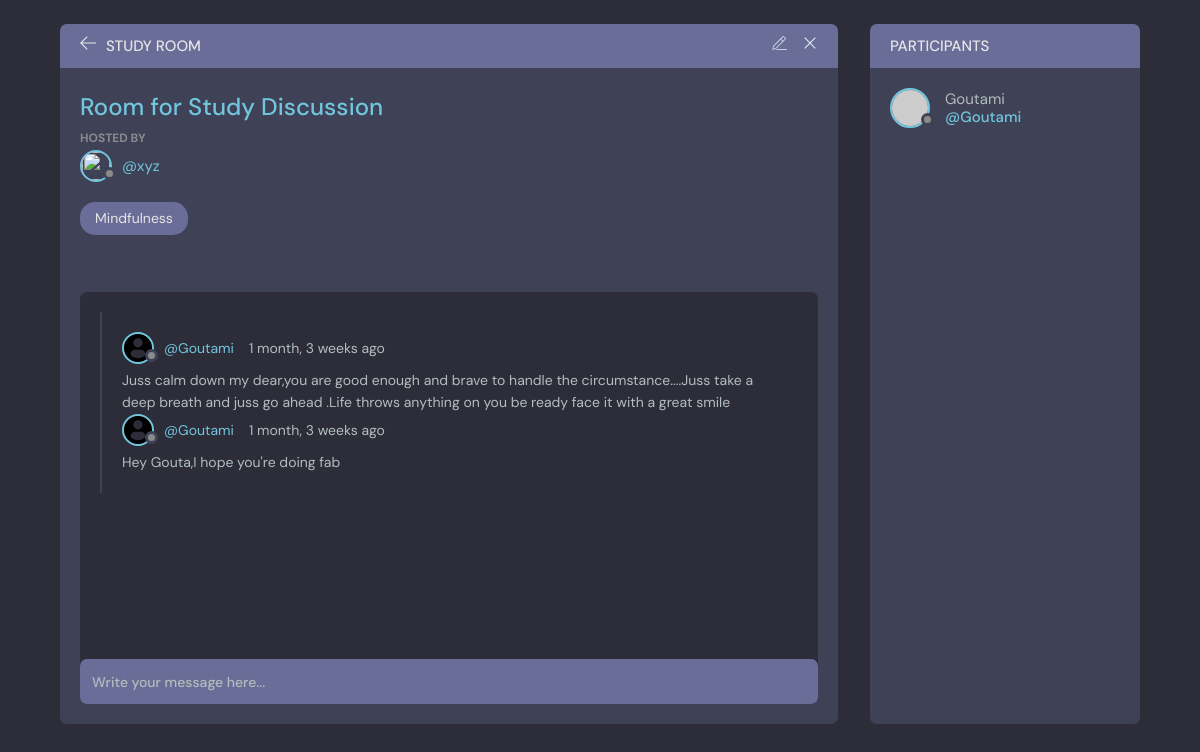
The page /room/9/ on the database as committed earlier.
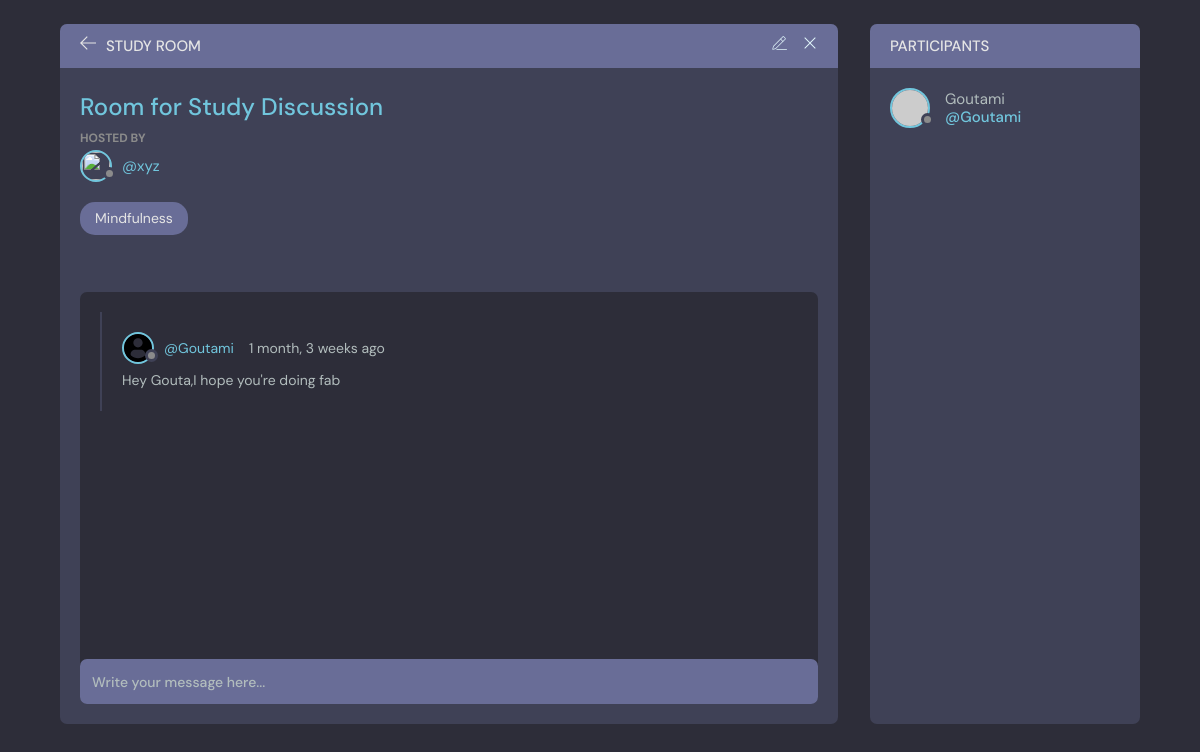
The same page on the database as committed later.
### App/models.py (models this page shows, shortened)
class Message(models.Model):
    user=models.ForeignKey(User,on_delete=models.SET_NULL,null=True)
    room=models.ForeignKey(Room,on_delete=models.SET_NULL,null=True)
    body=models.TextField()
    updated=models.DateTimeField(auto_now=True)
    created=models.DateTimeField(auto_now_add=True)
    class Meta:
        ordering=['-updated','-created']

### App/views.py (the view, shortened to what this page needs)
# urls.py: path('room/<str:pk>/',views.room,name='room'),
def room(request,pk):
    room=Room.objects.get(id=pk)
    room_messages=room.message_set.all()
    participants=room.participants.all()
    context={'room':room,'room_messages':room_messages,'participants':participants}
    return render(request,'room.html',context)

### App/models.py (called while the page is built)
    def __str__(self):
        return self.name

### App/templates/room.html (shortened to what this page needs)
{% extends 'base.html' %}
{% block content%}
{% load static %}
<head>
    <link rel="stylesheet" href="{% static 'style/style.css' %}"/>
</head>
  <body>
    <main class="profile-page layout layout--2">
      <div class="container">
        <div class="room">
          <div class="room__top">
            <div class="room__topLeft">
              <a href="{% url 'home' %}">
                <svg version="1.1" xmlns="http://www.w3.org/2000/svg" width="32" height="32" viewBox="0 0 32 32">
                  <title>arrow-left</title>
                  <path
                    d="M13.723 2.286l-13.723 13.714 13.719 13.714 1.616-1.611-10.96-10.96h27.625v-2.286h-27.625l10.965-10.965-1.616-1.607z"
                  ></path>
                </svg>
              </a>
              <h3>Study Room</h3>
            </div>
          {%if request.user == user %}
            <div class="room__topRight">
              <a href="{% url 'update-room' room.id %}">
              </a>
              <a href="{% url 'delete-room' room.id %}">
                <svg version="1.1" xmlns="http://www.w3.org/2000/svg" width="32" height="32" viewBox="0 0 32 32">
                  <title>remove</title>
                  <path
                    d="M27.314 6.019l-1.333-1.333-9.98 9.981-9.981-9.981-1.333 1.333 9.981 9.981-9.981 9.98 1.333 1.333 9.981-9.98 9.98 9.98 1.333-1.333-9.98-9.98 9.98-9.981z"
                  ></path>
                </svg>
              </a>
            </div>
            {% endif %}
          </div>
          <div class="room__box scroll">
            <div class="room__header scroll">
              <div class="room__info">
                <h3>Room for Study Discussion</h3>
              </div>
              <div class="room__hosted">
                <p>Hosted By</p>{{host}}
                <a href="{% url 'profile' room.host.id %}" class="room__author">
                  <div class="avatar avatar--small">
                    <img src="{% static 'images/pic.svg' %}" />
                  </div>
                  <span>@{{room.host}}
                  </span>
                </a>
              </div>
              <span class="room__topics">{{room.topic}}</span>
            </div>
            <div class="room__conversation">
              <div class="threads scroll">
                <div class="thread">
                  {% for msg in room_messages %}
                  <div class="thread__top">
                    <div class="thread__author">
                      <a href="{% url 'profile' user.id %}" class="thread__authorInfo">
                        <div class="avatar avatar--small">
                          <img src="{% static 'images/profile.svg' %}" />
                        </div>
                        <span>@{{msg.user}} </span>
                      </a>
                      <span class="thread__date"> {{msg.created | timesince}} ago</span>
                    </div>
                  </div>
                  <div class="thread__details">
                    {{msg.body}}
                  </div>
                  {% endfor %}
                </div>
              </div>
            </div>
          </div>
          <div class="room__message">
            <form action="#" method="POST" >
              <input type="textarea" name="comment" placeholder="Write your message here..." /></form>
          </div>
        </div>
        <div class="participants">
          <h3 class="participants__top">Participants </h3>
          {% for i in participants %}
          <div class="participants__list scroll">
            <a href="{% url 'profile' i.id %}" class="participant">
              <div class="avatar avatar--medium">
                <img src="https://randomuser.me/api/portraits/men/37.jpg" />
              </div>
              <p>
                {{i}}
                <span>@{{i.username}}</span>
              </p>
            </a>
         </div>
         {% endfor %}
        </div>
      </div>
    </main>
  </body>
</html>
{% endblock %}

Rows that differ between the two databases and show on the page:
removed Message: user "Goutami", created "1 month, 3 weeks", body "Juss calm down my dear,you are good enough and brave to handle the circumstance....Juss take a deep breath and juss go ahead .Life throws anything on you be ready face it with a great smile"
